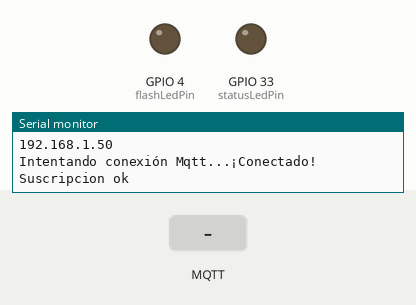
The program below on a simulated ESP32. Shown: output pins drawn as LEDs (lit = HIGH), the last lines printed to the serial monitor. Inputs (shaded band) come from the test bench. WiFi joins after 1.5 s; servers stay silent unless stated; no MQTT or app messages arrive unless stated.

Above: at 2.7 s.
2.8 s: MQTT message "true" arrives on the first subscribed topic
At 4.0 s:
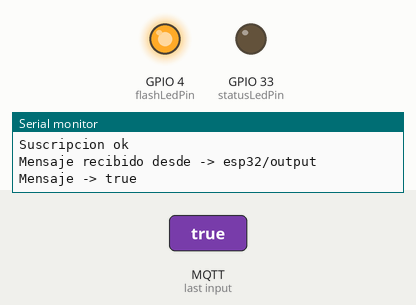
4.3 s: MQTT message "1" arrives on the first subscribed topic
At 5.3 s:
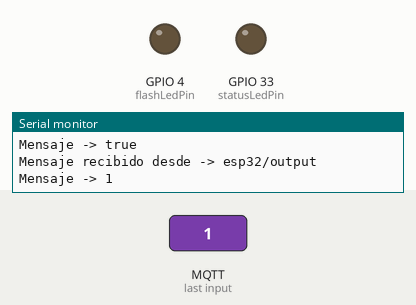
Timing chart, 0 to 7.3 s (numbered marks = the images above; inputs shaded):
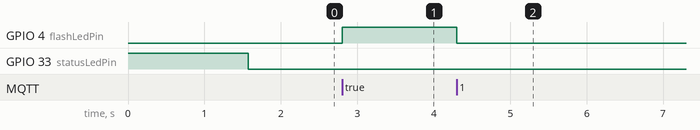

The program:

main.cpp
```cpp
/*
 * Conexión básica por MQTT del NodeMCU
 * Por: Cesar Monroy
 * Fecha: 28 de junio de 2021
 *
 * Este programa envía datos  por Internet a través del protocolo MQTT, para poder
 * encender el led Flash.
 * Es necesario conectarse a un broker para poder recibir le información.
 * Para que el programa funciones es necesario cambiar el ssid y el password
 * del internet para conectarse por wifi, ademas, se necesita poner la IP, puerto, tema
 * y un id de usuario para poder conectarse al broker deseado.
 * En este programa se usan los leds soldados sobre la placa
 * ESP32CAM, el led flash y el led de status.
 *
 * Componente     PinESP32CAM     Estados lógicos
 * ledStatus------GPIO 33---------On=>LOW, Off=>HIGH
 * ledFlash-------GPIO 4----------On=>HIGH, Off=>LOW
 */

//**************************************
//*********** LIBRERIAS ****************
//**************************************
#include <WiFi.h>  //Libreria para manejar el WiFi del ESP32CAM
#include <PubSubClient.h> //Libreria para manejar MQTT

//**************************************
//*********** OBJETOS ******************
//**************************************
WiFiClient espClient; //Maneja los datos de conexion WiFi
PubSubClient client(espClient); //Maneja los datos de conexion al broker

//************************
//****** FUNCIONES *******
//************************
void conectar_wifi(const char*,const char*,int);
void callback(char* topic, byte* mensaje, unsigned int length);
void reconnect(const char*,const char*);

// Inicialización del programa
void setup() {
  //**************************************
  //*********** PINES CONFIG *************
  //**************************************
  int statusLedPin = 33;  // Esta variable controla el led de status ubicado en el pin 33
  int flashLedPin = 4; // Esta variable controla el led Flash ubicado en el pin 4
  pinMode (statusLedPin, OUTPUT);// Se configura el pin 33 como salida
  pinMode (flashLedPin, OUTPUT);// Se configura el pin 4 como salida
  digitalWrite (statusLedPin, HIGH);// Se comienza con el led de Status apagado
  digitalWrite (flashLedPin, LOW);// Se comienza con el Flash apagado

  //**************************************
  //*********** WIFICONFIG ***************
  //**************************************
  const char* ssid = "*************";  // Poner el nombre de la red a la que se desea conectar
  const char* password = "**************";  // Escribir la contraseña de la red

  //**************************************
  //*********** MQTT SERVIDOR ************
  //**************************************
  const char* mqtt_servidor = "127.0.0.1";  //Poner la IP del broker al que se quiere conectar
  const int mqtt_puerto = 1883;

  conectar_wifi(ssid, password, statusLedPin);  //Función para realizar la conexion
  client.setServer(mqtt_servidor, mqtt_puerto); //Función que define el servidor MQTT
  client.setCallback(callback); //Llama a la función que se ejecuta en caso de recibir un mensaje
}

//bucle principal
void loop() {
  //**************************************
  //*********** MQTT CLIENTE ************
  //**************************************
  const char* clientId = "************";  //Poner el id de cliente que se quiere para conectarse al broker
  const char* topic = "esp32/output"; //Tema a suscribirse

  if (!client.connected()) {  //Comprueba la conexion al broker
    reconnect(clientId ,topic);  //Si no hay conexión, ejecuta la función de reconexión
  }
  client.loop(); //Ejecuta de manera no bloqueante las funciones necesarias para la comunicación con el broker
}

void conectar_wifi(const char* ssid,const char* password,int ledStatus){
  Serial.begin (115200);  //Inicialización de comunicación serial a 1152000 baudios
  //Imprimir en el monitor serial
  Serial.print("\n\nConectando a ");
  Serial.println(ssid);

  // Iniciar el WiFi
  WiFi.begin(ssid, password); //Esta es la función que realiza la conexión a WiFi

  while (WiFi.status() != WL_CONNECTED) { // Este bucle espera a que se realice la conexión
    digitalWrite (ledStatus, HIGH); //Se apaga el led de Status
    delay(100); //dado que es de suma importancia esperar a la conexión, debe usarse espera bloqueante
    digitalWrite (ledStatus, LOW); //Se enciende el led de Status
    Serial.print(".");  // Indicador de progreso
    delay (5);
  }

  // Cuando se haya logrado la conexión, el programa avanzará, Se imprime en el monitor serial
  Serial.println("\nWiFi conectado");
  Serial.println("Direccion IP: ");
  Serial.println(WiFi.localIP());
  digitalWrite (ledStatus, LOW);  // Se enciende el led de Status
}

void reconnect(const char* clientId, const char* topic) {
  while (!client.connected()) { // Pregunta si hay conexión
    Serial.print("Intentando conexión Mqtt...");
    //Intentamos conectar
    if (client.connect(clientId)) {
      Serial.println("¡Conectado!");
      // Nos suscribimos
      if(client.subscribe(topic)){
        Serial.println("Suscripcion ok");
      }else{
        Serial.println("fallo Suscripciión");
      }
    }else {
			Serial.print("falló :( con error -> ");
			Serial.print(client.state());
			Serial.println(" Intentamos de nuevo en 5 segundos");
			delay(5000);
		}
  }
}

//*****************************
//***       CALLBACK        ***
//*****************************
void callback(char* topic, byte* payload, unsigned int length){
  int ledFlash=4; // Nos suscribimos
	String mensaje = "";
	Serial.print("Mensaje recibido desde -> ");
	Serial.println(topic);
  //Concatenamos el mensaje en una variable
	for (int i = 0; i < length; i++) {
		mensaje += (char)payload[i];
	}
	Serial.println("Mensaje -> " + mensaje);
  if (mensaje=="true") {
    digitalWrite(ledFlash,HIGH);  //Enceder Flash
  }else{
    digitalWrite(ledFlash,LOW); //Apagar Flash
  }
}
```

Measured:
- after the input at 2.8 s, GPIO 4 (flashLedPin): LOW → HIGH at once
- after the input at 4.3 s, GPIO 4 (flashLedPin): HIGH → LOW at once
